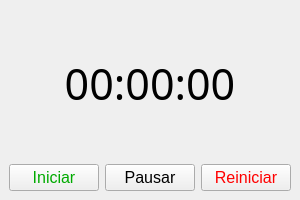
<?xml version="1.0" encoding="UTF-8"?>
<ui version="4.0">
 <class>MainWindow</class>
 <widget class="QMainWindow" name="MainWindow">
  <property name="geometry">
   <rect>
    <x>0</x>
    <y>0</y>
    <width>300</width>
    <height>200</height>
   </rect>
  </property>
  <property name="minimumSize">
   <size>
    <width>300</width>
    <height>200</height>
   </size>
  </property>
  <property name="maximumSize">
   <size>
    <width>300</width>
    <height>200</height>
   </size>
  </property>
  <property name="windowTitle">
   <string>MainWindow</string>
  </property>
  <widget class="QWidget" name="centralwidget">
   <layout class="QVBoxLayout" name="verticalLayout">
    <item>
     <widget class="QLabel" name="label_cronometro">
      <property name="font">
       <font>
        <family>Nirmala Text</family>
        <pointsize>32</pointsize>
        <bold>false</bold>
       </font>
      </property>
      <property name="text">
       <string>00:00:00</string>
      </property>
      <property name="alignment">
       <set>Qt::AlignmentFlag::AlignCenter</set>
      </property>
      <property name="wordWrap">
       <bool>true</bool>
      </property>
     </widget>
    </item>
    <item>
     <layout class="QHBoxLayout" name="horizontalLayout">
      <item>
       <widget class="QPushButton" name="btn_iniciar">
        <property name="font">
         <font>
          <family>Segoe UI</family>
          <pointsize>12</pointsize>
         </font>
        </property>
        <property name="cursor">
         <cursorShape>PointingHandCursor</cursorShape>
        </property>
        <property name="styleSheet">
         <string notr="true">color: rgb(0, 170, 0);</string>
        </property>
        <property name="text">
         <string>Iniciar</string>
        </property>
       </widget>
      </item>
      <item>
       <widget class="QPushButton" name="btn_pausar">
        <property name="font">
         <font>
          <pointsize>12</pointsize>
         </font>
        </property>
        <property name="cursor">
         <cursorShape>PointingHandCursor</cursorShape>
        </property>
        <property name="text">
         <string>Pausar</string>
        </property>
       </widget>
      </item>
      <item>
       <widget class="QPushButton" name="btn_reiniciar">
        <property name="font">
         <font>
          <pointsize>12</pointsize>
         </font>
        </property>
        <property name="cursor">
         <cursorShape>PointingHandCursor</cursorShape>
        </property>
        <property name="styleSheet">
         <string notr="true">color: rgb(255, 0, 0);</string>
        </property>
        <property name="text">
         <string>Reiniciar</string>
        </property>
       </widget>
      </item>
     </layout>
    </item>
   </layout>
  </widget>
 </widget>
 <resources/>
 <connections/>
</ui>
